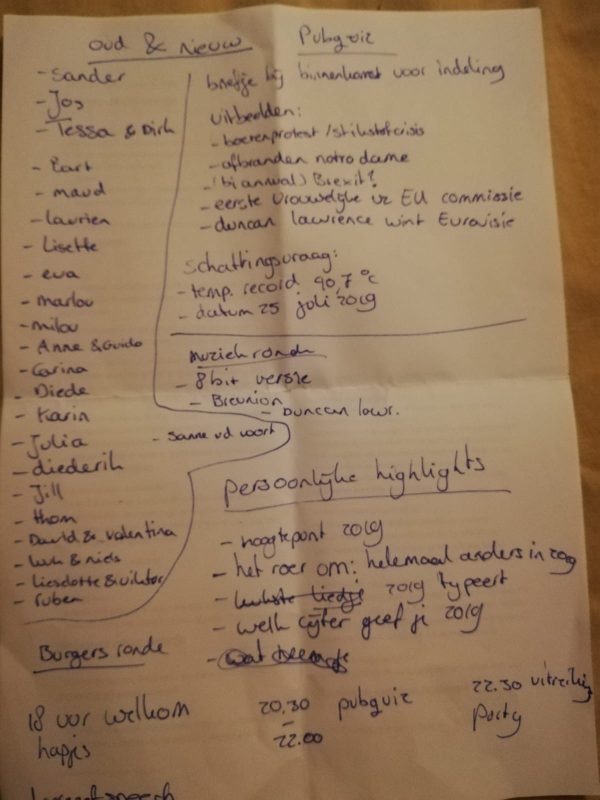
#> input picture data/voorbeeld.jpg, 1200 x 1599 px (shown at 1/2 size)
$ python -i word_segmentation.py   (imports and definitions only)   (older library calls are emulated)
#> lines starting #> are read from the running program, lines starting #| are printed output that depends on the picture; after the words box and inside, x2 and y2 are one past the last pixel; in counts of white or black regions, pixels touching at a corner belong together
import os
import math
import cv2
import numpy as np
from app.line_segmentation import crop_and_warp
from view.models import Word
from app.sample_preprocessor import preprocess
from app.Model import Model
from view.models import SubAnswerGiven
from view.models import SubAnswer
from view.models import Question
from view.models import Variant
from view.models import Answersheet
from view.models import AnswerGiven
from view.models import Person
from view.models import Team
from app.DataLoader import Batch
from view.config import InputConfig


# [32 lines left out: functions increase_contrast, infer, not called in this run]


def read_word_from_image(image_to_read, model):
    results = infer(model, image_to_read)
    return results


# [126 lines left out: functions save_word_details, save_word_image, not called in this run]


def word_segmentation(line_image, kernel_size=25, sigma=11, theta=7, min_area=1000):
    """
    Scale space technique for word segmentation proposed by R. Manmatha: http://ciir.cs.umass.edu/pubfiles/mm-27.pdf

    Args:
        line_image: grayscale uint8 image of the text-line to be segmented it has 4 line options, we choose 'center'.
        kernel_size: size of filter kernel, must be an odd integer.
        sigma: standard deviation of Gaussian function used for filter kernel.
        theta: approximated width/height ratio of words, filter function is distorted by this factor.
        min_area: ignore word candidates smaller than specified area.

    Returns:
        List of tuples. Each tuple contains the bounding box and the image of the segmented word.
    """

    # apply filter kernel
    kernel = create_kernel(kernel_size, sigma, theta)
    img_filtered = cv2.filter2D(line_image, -1, kernel, borderType=cv2.BORDER_REPLICATE).astype(np.uint8)
    (_, img_threshold) = cv2.threshold(img_filtered, 0, 255, cv2.THRESH_BINARY + cv2.THRESH_OTSU)
    img_threshold = 255 - img_threshold

    # find connected components. OpenCV: return type differs between OpenCV2 and 3
    # TODO see which version applies and check if the if else construction can be removed.
    if cv2.__version__.startswith('3.'):
        (_, components, _) = cv2.findContours(img_threshold, cv2.RETR_EXTERNAL, cv2.CHAIN_APPROX_SIMPLE)
    else:
        (components, _) = cv2.findContours(img_threshold, cv2.RETR_LIST, cv2.CHAIN_APPROX_SIMPLE)

    # append components to result
    res = []
    for c in components:
        # skip small word candidates
        if cv2.contourArea(c) < min_area:
            continue
        # append bounding box and image of word to result list
        curr_box = cv2.boundingRect(c)  # returns (x, y, w, h)
        (x, y, w, h) = curr_box
        curr_img = line_image[y:y + h, x:x + w]
        res.append((curr_box, curr_img))

    return sorted(res, key=lambda entry: entry[0][0])


# [31 lines left out: functions find_rect, show_image, prepare_image, not called in this run]


def create_kernel(kernel_size, sigma, theta):
    """
    create anisotropic filter kernel according to given parameters
    """
    assert kernel_size % 2  # must be odd size
    half_size = kernel_size // 2

    kernel = np.zeros([kernel_size, kernel_size])
    sigma_x = sigma
    sigma_y = sigma * theta

    for i in range(kernel_size):
        for j in range(kernel_size):
            x = i - half_size
            y = j - half_size

            exp_term = np.exp(-x ** 2 / (2 * sigma_x) - y ** 2 / (2 * sigma_y))
            x_term = (x ** 2 - sigma_x ** 2) / (2 * math.pi * sigma_x ** 5 * sigma_y)
            y_term = (y ** 2 - sigma_y ** 2) / (2 * math.pi * sigma_y ** 5 * sigma_x)

            kernel[i, j] = (x_term + y_term) * exp_term

    kernel = kernel / np.sum(kernel)
    return kernel

>>> import cv2
>>> picture = cv2.imread('../data/voorbeeld.jpg', cv2.IMREAD_GRAYSCALE)
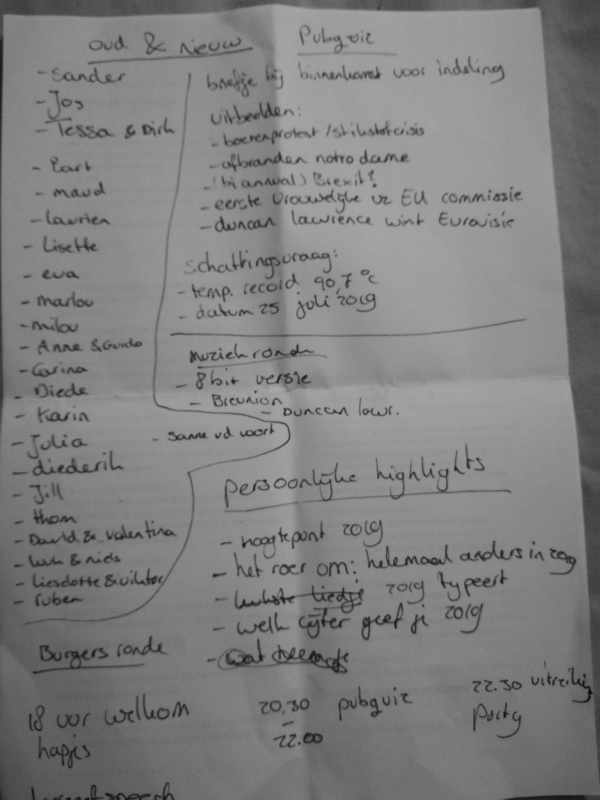
#> picture: shape (1599, 1200) (shown at 1/2 size); min 13, max 170, mean 127.3
>>> result = word_segmentation(picture)
#> in word_segmentation, `img_filtered = cv2.filter2D(line_image, -1, kernel, borderType=cv2.BOR..`:
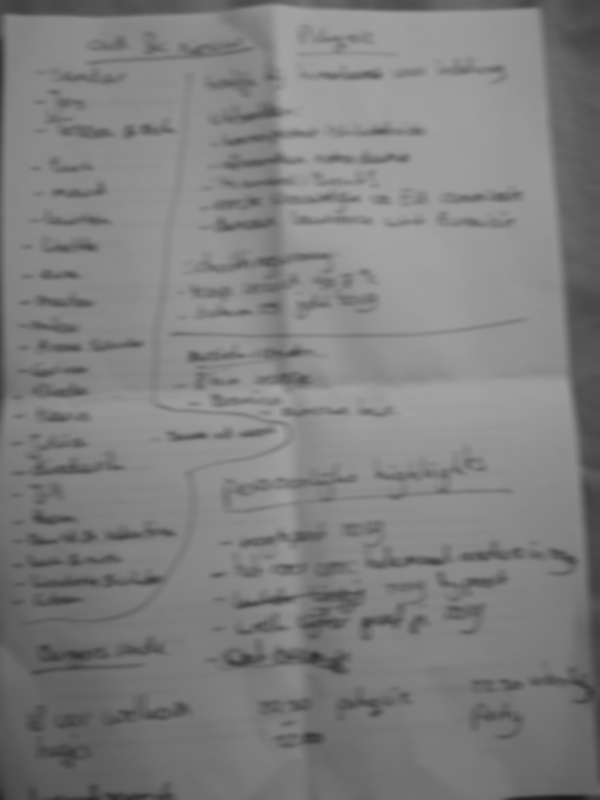
#> img_filtered: shape (1599, 1200) (shown at 1/2 size); min 27, max 165, mean 127.3
#> in word_segmentation, `(_, img_threshold) = cv2.threshold(img_filtered, 0, 255, cv2.THRESH_BI..`:
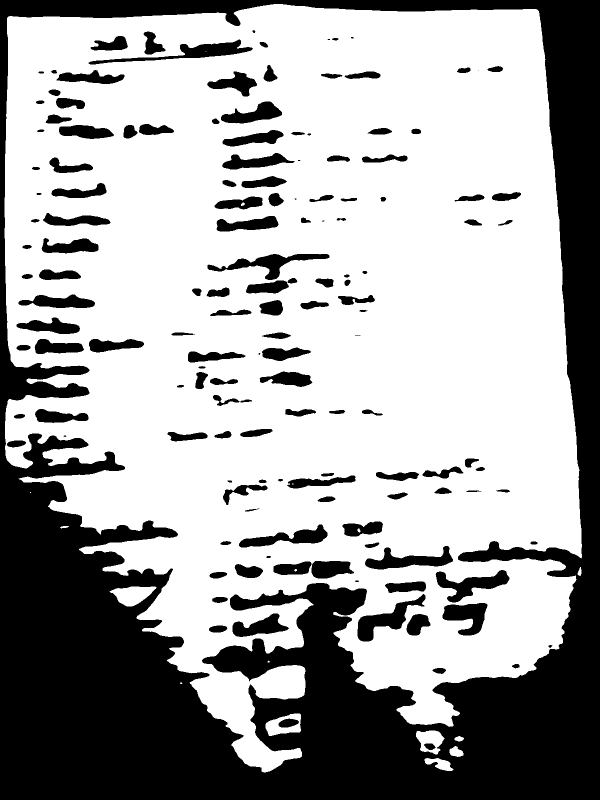
#> img_threshold: shape (1599, 1200) (shown at 1/2 size); 64.9% white; 146 black regions (9 under 20 px), largest, box (x1, y1, x2, y2) and area: (0, 0, 1200, 1599) 553963, (177, 79, 506, 129) 4220, (715, 1188, 851, 1283) 4151
#> in word_segmentation, `img_threshold = 255 - img_threshold`: img_threshold: shape (1599, 1200); 35.1% white; 146 white regions (9 under 20 px)
#> in word_segmentation, `(components, _) = cv2.findContours(img_threshold, cv2.RETR_LIST, cv2.C..`: components = 163 contours, 17 with area under 20; largest, box (x1, y1, x2, y2) and area: (0, 0, 1200, 1599) 1916002, (8, 7, 1165, 1546) 1361506, (715, 1188, 851, 1283) 3956, (177, 79, 506, 129) 3864, (871, 1140, 1019, 1205) 3745
#> the loop in word_segmentation, `for c in components:` made 163 passes
#> (x, y, w, h) on passes 5, 7, 14: (831, 1460, 59, 50), (530, 1426, 73, 47), (813, 1228, 48, 43)
#> after the loop in word_segmentation, `for c in components:`: res = 47 items
#> result = 47 items
